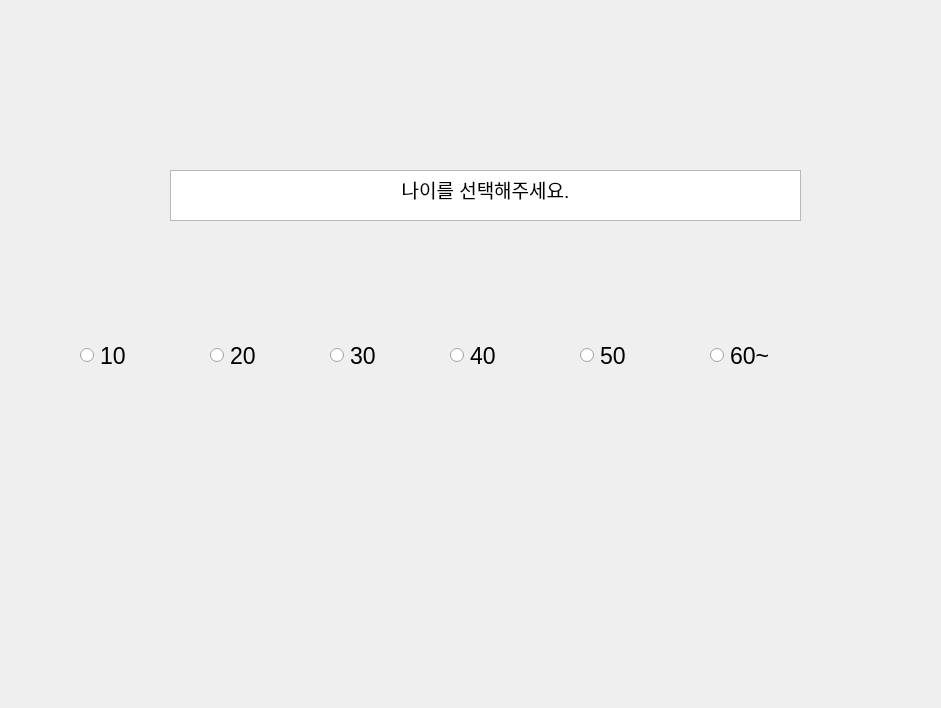
<?xml version="1.0" encoding="UTF-8"?>
<ui version="4.0">
 <class>Form</class>
 <widget class="QWidget" name="Form">
  <property name="geometry">
   <rect>
    <x>0</x>
    <y>0</y>
    <width>941</width>
    <height>708</height>
   </rect>
  </property>
  <property name="windowTitle">
   <string>Form</string>
  </property>
  <widget class="QRadioButton" name="ten">
   <property name="geometry">
    <rect>
     <x>80</x>
     <y>290</y>
     <width>91</width>
     <height>131</height>
    </rect>
   </property>
   <property name="font">
    <font>
     <pointsize>17</pointsize>
    </font>
   </property>
   <property name="acceptDrops">
    <bool>false</bool>
   </property>
   <property name="text">
    <string>10</string>
   </property>
  </widget>
  <widget class="QRadioButton" name="ten_2">
   <property name="geometry">
    <rect>
     <x>210</x>
     <y>290</y>
     <width>101</width>
     <height>131</height>
    </rect>
   </property>
   <property name="font">
    <font>
     <pointsize>17</pointsize>
    </font>
   </property>
   <property name="text">
    <string>20</string>
   </property>
  </widget>
  <widget class="QRadioButton" name="ten_3">
   <property name="geometry">
    <rect>
     <x>330</x>
     <y>290</y>
     <width>101</width>
     <height>131</height>
    </rect>
   </property>
   <property name="font">
    <font>
     <pointsize>17</pointsize>
    </font>
   </property>
   <property name="text">
    <string>30</string>
   </property>
  </widget>
  <widget class="QRadioButton" name="ten_4">
   <property name="geometry">
    <rect>
     <x>450</x>
     <y>290</y>
     <width>111</width>
     <height>131</height>
    </rect>
   </property>
   <property name="font">
    <font>
     <pointsize>17</pointsize>
    </font>
   </property>
   <property name="text">
    <string>40</string>
   </property>
  </widget>
  <widget class="QRadioButton" name="ten_6">
   <property name="geometry">
    <rect>
     <x>710</x>
     <y>290</y>
     <width>131</width>
     <height>131</height>
    </rect>
   </property>
   <property name="font">
    <font>
     <pointsize>17</pointsize>
    </font>
   </property>
   <property name="text">
    <string>60~</string>
   </property>
  </widget>
  <widget class="QRadioButton" name="ten_5">
   <property name="geometry">
    <rect>
     <x>580</x>
     <y>290</y>
     <width>111</width>
     <height>131</height>
    </rect>
   </property>
   <property name="font">
    <font>
     <pointsize>17</pointsize>
    </font>
   </property>
   <property name="text">
    <string>50</string>
   </property>
  </widget>
  <widget class="QTextEdit" name="textEdit">
   <property name="geometry">
    <rect>
     <x>170</x>
     <y>170</y>
     <width>631</width>
     <height>51</height>
    </rect>
   </property>
   <property name="html">
    <string>&lt;!DOCTYPE HTML PUBLIC &quot;-//W3C//DTD HTML 4.0//EN&quot; &quot;http://www.w3.org/TR/REC-html40/strict.dtd&quot;&gt;
&lt;html&gt;&lt;head&gt;&lt;meta name=&quot;qrichtext&quot; content=&quot;1&quot; /&gt;&lt;style type=&quot;text/css&quot;&gt;
p, li { white-space: pre-wrap; }
&lt;/style&gt;&lt;/head&gt;&lt;body style=&quot; font-family:'Gulim'; font-size:9pt; font-weight:400; font-style:normal;&quot;&gt;
&lt;p align=&quot;center&quot; style=&quot; margin-top:0px; margin-bottom:0px; margin-left:0px; margin-right:0px; -qt-block-indent:0; text-indent:0px;&quot;&gt;&lt;span style=&quot; font-size:14pt;&quot;&gt;나이를 선택해주세요.&lt;/span&gt;&lt;/p&gt;&lt;/body&gt;&lt;/html&gt;</string>
   </property>
  </widget>
 </widget>
 <resources/>
 <connections/>
</ui>
